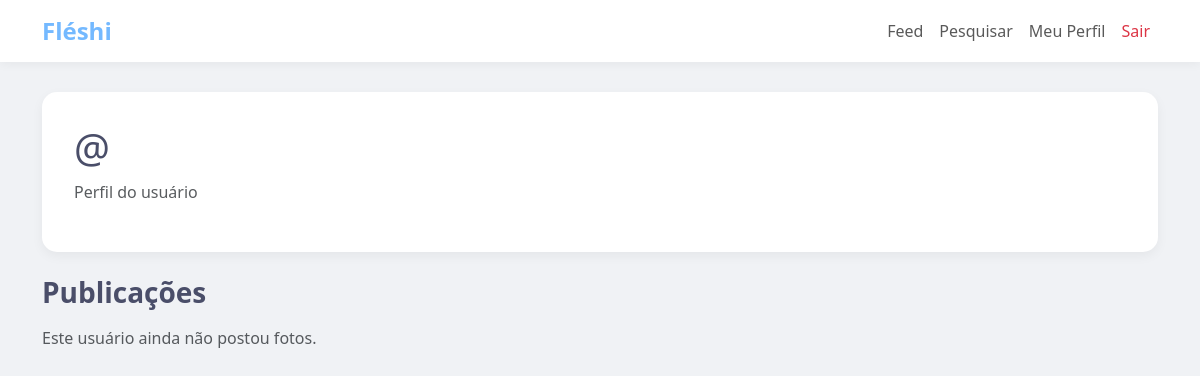
The app's page /profile/5 (signed in), older data.
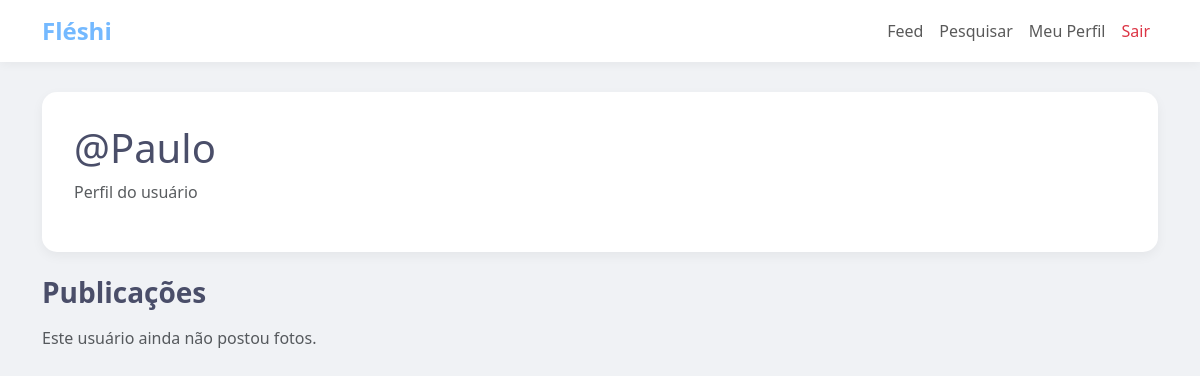
The same page, newer data.
### appfleshi/models.py (models this page shows)
class User(database.Model, UserMixin):
    id = database.Column(database.Integer, primary_key=True)
    username = database.Column(database.String(20), unique=True, nullable=False)
    email = database.Column(database.String(100), unique=True, nullable=False)
    password = database.Column(database.String(60), nullable=False)
    photos = database.relationship('Photo', backref='user', lazy=True)

### appfleshi/routes.py (the view)
@app.route('/profile/<user_id>', methods=['GET', 'POST'])
@login_required
def profile(user_id):
    if int(user_id) == int(current_user.id):
        photo_form = PhotoForm()
        if photo_form.validate_on_submit():
            file = photo_form.photo.data
            secure_name = secure_filename(file.filename)
            path = os.path.join(os.path.abspath(os.path.dirname(__file__)), app.config['UPLOAD_FOLDER'], secure_name)
            file.save(path)
            photo = Photo(file_name=secure_name, user_id=current_user.id)
            database.session.add(photo)
            database.session.commit()
        return render_template('profile.html', user=current_user, form=photo_form)
    else:
        user = User.query.get(int(user_id))
        return render_template('profile.html', user=user, form=None)

### appfleshi/models.py (called while the page is built)
@login_manager.user_loader
def load_user(user_id):
    return User.query.get(int(user_id))

### appfleshi/templates/profile.html (shortened to what this page needs)
{% extends "homepage.html" %}
{% block body %}
    {% include "navbar.html" %}
    <div class="container">
        <div class="custom-card mb-4">
            <div class="row align-items-center">
                <div class="col-md-8">
                    <h1 class="display-6">@{{ user.username }}</h1>
                    <p class="text-muted">Perfil do usuário</p>
                </div>
            </div>
        </div>
        <h3 class="mb-3">Publicações</h3>
        <div class="row g-4">
            {% for photo in user.photos %}
                <div class="col-6 col-md-4 col-lg-3">
                    <div class="card border-0 shadow-sm">
                        <img src="{{ url_for('static', filename='post_photos/'~ photo.file_name) }}" class="gallery-img" alt="Foto de {{ user.username }}">
                    </div>
                </div>
            {% else %}
                <div class="col-12">
                    <p class="text-muted">Este usuário ainda não postou fotos.</p>
                </div>
            {%  endfor %}
        </div>
    </div>
{% endblock %}

### appfleshi/templates/homepage.html (shortened to what this page needs)
<!DOCTYPE html>
<html lang="pt-br">
<head>
    <link href="https://cdn.jsdelivr.net/npm/bootstrap@5.3.3/dist/css/bootstrap.min.css" rel="stylesheet">
</head>
<body>
    {% block body %}{% endblock %}
</body>
</html>

### appfleshi/templates/navbar.html (shortened to what this page needs)
<nav class="navbar navbar-expand-lg navbar-custom sticky-top">
    <div class="container">
        <a class="navbar-brand" href="{{ url_for('feed') }}">Fléshi</a>
        <div class="collapse navbar-collapse justify-content-end" id="navbarNav">
            <ul class="navbar-nav">
                <li class="nav-item">
                    <a class="nav-link" href="{{ url_for('feed') }}">Feed</a>
                </li>
                <li class="nav-item">
                    <a class="nav-link" href="{{ url_for('search') }}">Pesquisar</a>
                </li>
                <li class="nav-item">
                    <a class="nav-link" href="{{ url_for('profile', user_id=current_user.id) }}">Meu Perfil</a>
                </li>
                <li class="nav-item">
                    <a class="nav-link text-danger" href="{{ url_for('logout') }}">Sair</a>
                </li>
            </ul>
        </div>
    </div>
</nav>

### appfleshi/templates/homepage.html (style rules this page uses)
body { background-color: #f0f2f5; color: #5f6368; font-family: 'Segoe UI', Tahoma, Geneva, Verdana, sans-serif; }
h1, h2, h3 { color: #4a4e69; font-weight: 600; }
.custom-card { background-color: white; border-radius: 15px; box-shadow: 0 4px 12px rgba(0,0,0,0.05); padding: 2rem; margin-bottom: 20px; border: none; }
.navbar-custom { background-color: #ffffff; box-shadow: 0 2px 10px rgba(0,0,0,0.05); margin-bottom: 30px; }
.navbar-brand { color: #74b9ff !important; font-weight: bold; font-size: 1.5rem; }

Row changes from the older to the newer data that the page shows:
added User: username "Paulo"
